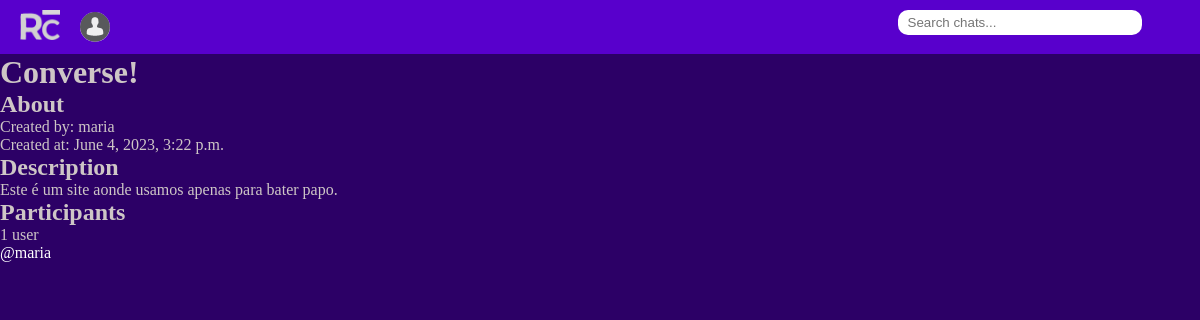
Screenshot of /about/32/ with the database file from the repository.
### chatroom/models.py (models this page shows, shortened)
class Room(models.Model):
    host = models.ForeignKey(User, on_delete=models.SET_NULL, null=True)
    topic = models.ForeignKey(Topic, on_delete=models.SET_NULL, null=True)
    name = models.CharField(max_length=100)
    description = models.TextField(null=True, blank=True)
    participants = models.ManyToManyField(User, related_name='participants', blank=True)
    created = models.DateTimeField(auto_now_add=True)
    updated = models.DateTimeField(auto_now=True)
    class Meta:
        ordering = ['-updated', '-created']

### chatroom/views.py (the view)
# urls.py: path('about/<int:pk>/', views.chatDetail, name='about_room'),
def chatDetail(request, pk):
    room = Room.objects.get(id=pk)
    participants = room.participants.all()
    amount = participants.count()
    number = 0
    context = {'room':room, 'participants':participants, 'amount':amount, 'number':number}
    return render(request, 'chatroom/room_detail.html', context)

### chatroom/templates/chatroom/room_detail.html
{% extends 'base.html' %}
{%block content%}
<div>
    <div>
        <h1>{{room.name}}</h1>
        <h2>About</h2>
        <p>Created by: {{room.host}}</p>
        <p>Created at: {{room.created}}</p>
        <h2>Description</h2>
        <p>{{room.description}}</p>
        <h2>Participants</h2>
        {% if amount > 1 %}
        <p>{{amount}} users</p>
        {% else %}
        <p>{{amount}} user</p>
        {% endif %}
        <ul>
            {% for user in participants %}
            <li><a style="text-decoration: none;color: white;" href="{% url 'user-profile' user.id %}">@{{user}}</a></li>
            {% endfor %}
        </ul>
    </div>
</div>
{% endblock content %}

### static/base.css (style rules this page uses)
* { margin: 0; padding: 0; }
:root { font-size: 16px; --color1: #6900F2; --color2: #5800CC; --color3: #2C0066; }
body { background-color: var(--color3); color: rgb(206, 198, 198); }

### rows the page displays
Room: name "Converse!", host "maria", created "June 4, 2023, 3:22 p.m.", description "Este é um site aonde usamos apenas para bater papo."

### other values shown
{{ amount }} "1"
{{ user }} "maria"
